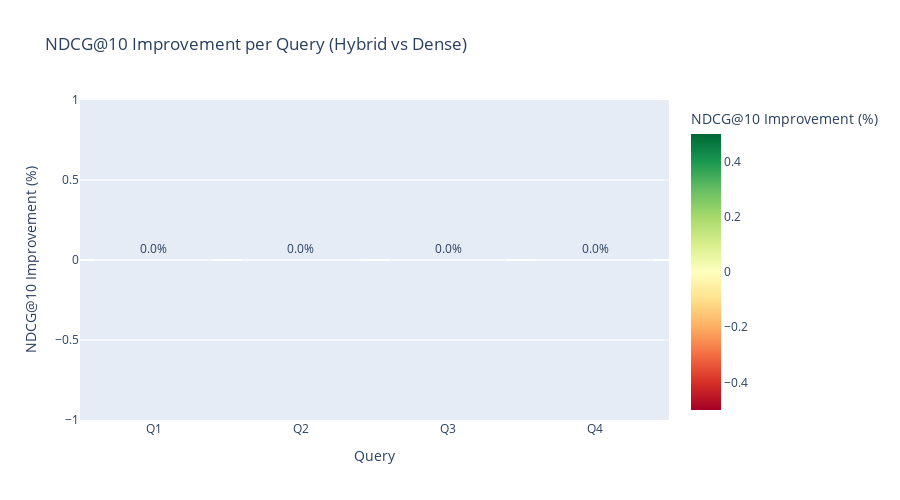

The code cell stored with this chart in its notebook:
### Markdown cell above
## 8. MRR Improvement Visualization (Primary Metric)

### Code cell
fig = px.bar(
    df_per_query,
    x="Query",
    y="MRR Improvement %",
    title="MRR Improvement per Query (Hybrid vs Dense) - PRIMARY METRIC",
    labels={"MRR Improvement %": "MRR Improvement (%)"},
    text="MRR Improvement %",
    color="MRR Improvement %",
    color_continuous_scale="RdYlGn",
    hover_data=["Query Text", "Dense MRR", "Hybrid MRR"]
)
fig.update_traces(texttemplate='%{text:.1f}%', textposition='outside')
fig.update_layout(height=500)
fig.add_hline(y=0, line_dash="dash", line_color="gray", annotation_text="No improvement")
fig.show()

### Figure 1 — Plotly figure (JSON) as saved in the notebook; plotly's stock layout.template omitted (floating-point values rounded to 4 significant figures)
{"data": [{"hovertemplate": "Query=%{x}<br>NDCG@10 Improvement (%)=%{marker.color}<extra></extra>", "legendgroup": "", "marker": {"color": [0.0, 0.0, 0.0, 0.0], "coloraxis": "coloraxis", "pattern": {"shape": ""}}, "name": "", "orientation": "v", "showlegend": false, "text": [0.0, 0.0, 0.0, 0.0], "textposition": "outside", "texttemplate": "%{text:.1f}%", "type": "bar", "x": ["Q1", "Q2", "Q3", "Q4"], "xaxis": "x", "y": [0.0, 0.0, 0.0, 0.0], "yaxis": "y"}], "layout": {"barmode": "relative", "coloraxis": {"colorbar": {"title": {"text": "NDCG@10 Improvement (%)"}}, "colorscale": [[0, "rgb(165,0,38)"], [0.1, "rgb(215,48,39)"], [0.2, "rgb(244,109,67)"], [0.3, "rgb(253,174,97)"], [0.4, "rgb(254,224,139)"], [0.5, "rgb(255,255,191)"], [0.6, "rgb(217,239,139)"], [0.7, "rgb(166,217,106)"], [0.8, "rgb(102,189,99)"], [0.9, "rgb(26,152,80)"], [1, "rgb(0,104,55)"]]}, "height": 500, "legend": {"tracegroupgap": 0}, "title": {"text": "NDCG@10 Improvement per Query (Hybrid vs Dense)"}, "xaxis": {"anchor": "y", "domain": [0, 1], "title": {"text": "Query"}}, "yaxis": {"anchor": "x", "domain": [0, 1], "title": {"text": "NDCG@10 Improvement (%)"}}}}
